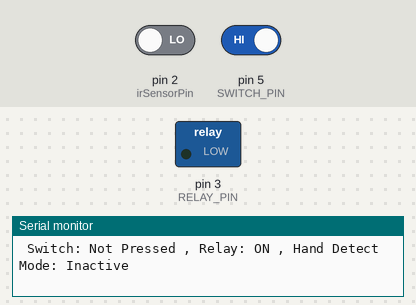
Bench run of a sketch on a simulated Arduino Uno, built with avr-gcc and run on an emulated ATmega328P. Shown: switched loads named in the sketch (green lamp = pin HIGH), the last lines printed to the serial monitor. The test bench sets the inputs (shaded band); at power-on: pin 2 (irSensorPin) LOW, pin 5 (SWITCH_PIN) HIGH.

Above: at 8.3 s.
8.4 s: pin 2 (irSensorPin) driven HIGH and pin 5 (SWITCH_PIN) driven LOW
At 8.7 s:
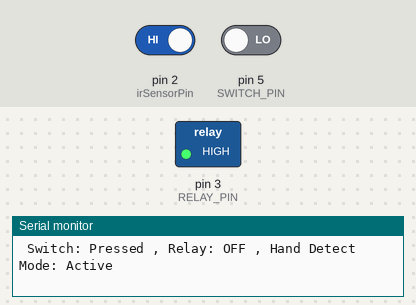
9.9 s: pin 2 (irSensorPin) driven LOW
At 11.0 s:
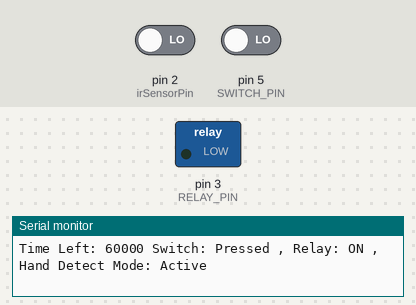
Timing chart, 0 to 12.9 s (numbered marks = the images above; inputs shaded):
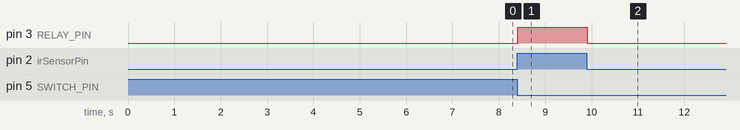

The sketch:

handDrier.ino
```cpp
const int irSensorPin = 2;  // GPIO pin for HW-201 IR sensor

#define RELAY_PIN 3               // GPIO 3 for the relay
#define SWITCH_PIN 5              // GPIO 5 for the switch
#define HAND_DETECTION_TIME 60000  // 20 seconds for relay ON

bool relayState = true;          // True means relay is ON initially
bool handDetectionMode = false;  // Tracks if hand detection is active
unsigned long handDetectionStart = 0;
bool relayTimerActive = false;  // Tracks if relay is currently active
void setup() {
  Serial.begin(115200);

  // Setup pin modes
  pinMode(RELAY_PIN, OUTPUT);
  pinMode(SWITCH_PIN, INPUT_PULLUP);  // Pullup resistor ensures default HIGH when not pressed
  pinMode(irSensorPin, INPUT);        // Set the IR sensor pin as input

}

void loop() {
  // Check if the switch is pressed
  bool switchState = digitalRead(SWITCH_PIN) == LOW;  // LOW means pressed

  if (!switchState) {
    // Switch not pressed, relay should stay ON
    relayState = true;
    handDetectionMode = false;
    relayTimerActive = false;
  } else {
    // Switch is pressed, enable hand detection
    handDetectionMode = true;  // Enable hand detection mode
  }

  // If in hand detection mode, check for hand presence
  if (handDetectionMode) {
    int sensorValue = digitalRead(irSensorPin);  // Read the IR sensor value

    if (sensorValue == LOW) {  // Hand detected
      //Serial.print(" Hand detected! ");
      relayState = true;
      if (HAND_DETECTION_TIME>0){
      relayTimerActive = true;
      }          // Relay will be turned ON
             // Reset relay active status
      handDetectionStart = millis();  // Store the time when hand was detected
    }
    // Non-blocking relay control
    if (relayTimerActive) {
      Serial.print("Time Left: ");
      Serial.print(HAND_DETECTION_TIME - (millis() - handDetectionStart));
      if (millis() - handDetectionStart >= HAND_DETECTION_TIME) {
        // If the relay has been active for 20 seconds, turn it off
        relayState = false;
        relayTimerActive = false;  // Reset relay active status
        Serial.println("Relay turned OFF after 20 seconds.");
      }
    }else {
      if(sensorValue == LOW && relayTimerActive == false){
      // No hand detected, keep relay OFF
      relayState = true;  // Update relay state

      }
      else{
      // No hand detected, keep relay OFF
      relayState = false;  // Update relay state
      }

    }
  }

  // Update relay based on the current relay state
  updateRelay();

  // Debugging: print out the state of the system
  Serial.print(" Switch: ");
  Serial.print(switchState ? "Pressed " : "Not Pressed ");
  Serial.print(", Relay: ");
  Serial.print(relayState ? "ON " : "OFF ");
  Serial.print(", Hand Detect Mode: ");
  Serial.println(handDetectionMode ? "Active " : "Inactive ");
  //Serial.print("Hand Detection Mode: "); Serial.println(handDetectionMode ? "Active " : "Inactive ");
  delay(10);  // Add delay to reduce the number of prints
}

void updateRelay() {
  if (relayState) {
    digitalWrite(RELAY_PIN, LOW);  // Turn relay ON
    //Serial.println("Relay turned ON.");
  } else {
    digitalWrite(RELAY_PIN, HIGH);  // Turn relay OFF
                                    // Serial.println("Relay turned OFF.");
  }
}
```

Measured:
- after the input at 8.4 s, pin 3 (RELAY_PIN): LOW → HIGH at once
- after the input at 9.9 s, pin 3 (RELAY_PIN): HIGH → LOW at once
